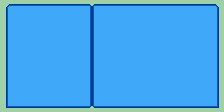

Below is a game level as drawn by its tile map, then a one-line description and the .tmx file that defines it, in full:
An orthogonal 28x14 tile map with 8x8 px tiles, 1 tile layer (Tile Layer 1).

<map version="1.10" tiledversion="1.11.2" orientation="orthogonal" renderorder="right-down" width="28" height="14" tilewidth="8" tileheight="8" infinite="0" nextlayerid="2" nextobjectid="1">
 <tileset firstgid="1" name="MenuTiles" tilewidth="8" tileheight="8" tilecount="128" columns="16">
  <image source="../../MenuTiles.png" width="128" height="64" />
 </tileset>
 <layer id="1" name="Tile Layer 1" width="28" height="14">
  <properties>
   <property name="PaletteID" type="int" value="1" />
  </properties>
  <data encoding="csv">
2,3,4,4,4,4,4,4,4,4,4,47,4,4,4,4,4,4,4,4,4,4,4,4,4,4,4,6,
12,14,14,14,14,14,14,14,14,14,14,48,9,9,9,9,9,9,9,9,9,9,9,9,9,9,9,11,
12,14,14,14,14,14,14,14,14,14,14,48,9,9,9,9,9,9,9,9,9,9,9,9,9,9,9,11,
12,14,14,14,14,14,14,14,14,14,14,48,9,9,9,9,9,9,9,9,9,9,9,9,9,9,9,11,
12,14,14,14,14,14,14,14,14,14,14,48,9,9,9,9,9,9,9,9,9,9,9,9,9,9,9,11,
12,14,14,14,14,14,14,14,14,14,14,48,9,9,9,9,9,9,9,9,9,9,9,9,9,9,9,11,
12,14,14,14,14,14,14,14,14,14,14,48,9,9,9,9,9,9,9,9,9,9,9,9,9,9,9,11,
12,14,14,14,14,14,14,14,14,14,14,48,9,9,9,9,9,9,9,9,9,9,9,9,9,9,9,11,
12,14,14,14,14,14,14,14,14,14,14,48,9,9,9,9,9,9,9,9,9,9,9,9,9,9,9,11,
12,14,14,14,14,14,14,14,14,14,14,48,9,9,9,9,9,9,9,9,9,9,9,9,9,9,9,11,
12,14,14,14,14,14,14,14,14,14,14,48,9,9,9,9,9,9,9,9,9,9,9,9,9,9,9,11,
12,14,14,14,14,14,14,14,14,14,14,48,9,9,9,9,9,9,9,9,9,9,9,9,9,9,9,11,
12,14,14,14,14,14,14,14,14,14,14,48,9,9,9,9,9,9,9,9,9,9,9,9,9,9,9,11,
27,28,28,28,28,28,28,28,28,28,28,49,28,28,28,28,28,28,28,28,28,28,28,28,28,28,28,32
</data>
 </layer>
</map>
